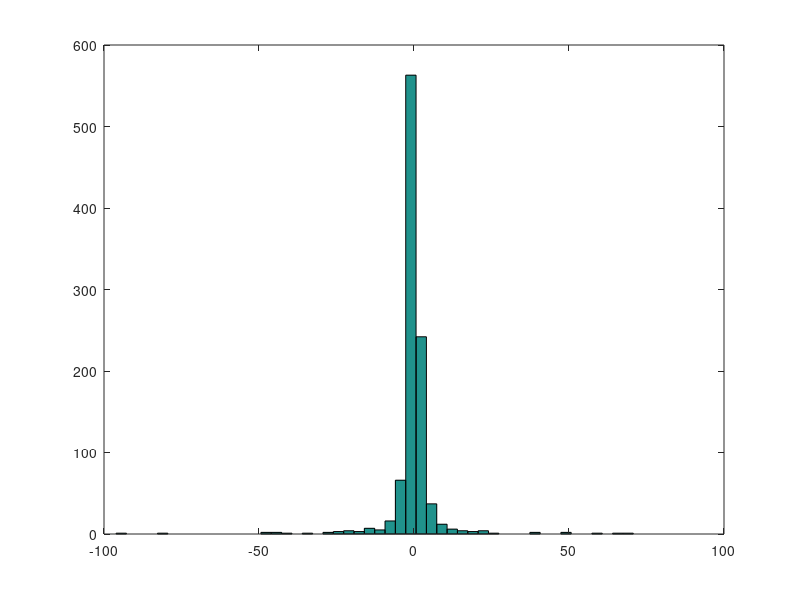
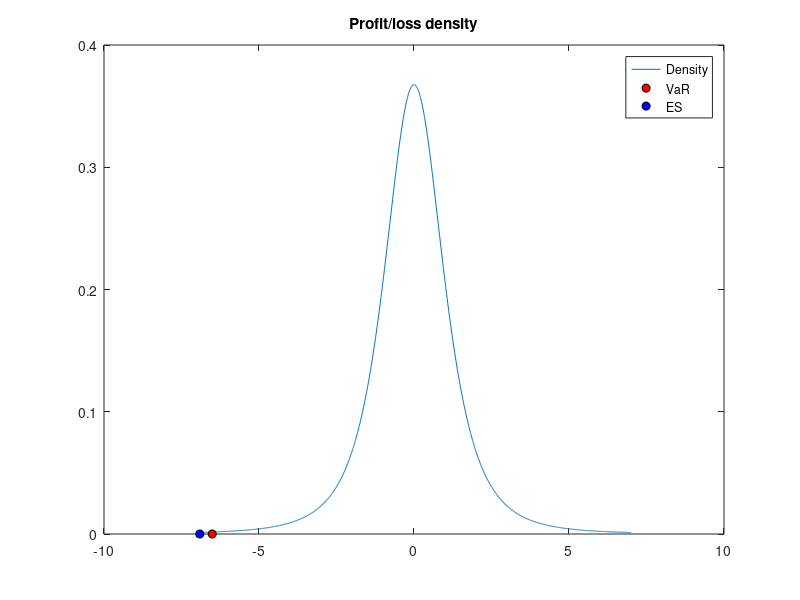

Write the MATLAB code that produced these figures, in order. (Note: this script raises an error after producing the figures.)
n = 1000;
df = 1;
t_sample = random('t',df,[n,1]);
L100 = length(t_sample(abs(t_sample)<100));
hist(t_sample(abs(t_sample)<100), 50)

t_pdf = @(v,x) gamma((v+1)/2)/(sqrt(v*pi)*gamma(v/2)).*(1+(x.^2)/v).^(-(v+1)/2);
n_pdf = @(x) exp(-x.^2/2)./sqrt(2*pi);

x= -7:0.01:7;
t_v3 = t_pdf(3,x);
figure(2)
plot(x,t_v3)
title('Profit/loss density')
VaR_5 =  quantile(t_v3,0.05);
I = find(t_v3(t_v3<VaR_5));
max(I)
hold on
plot(x(1,50),0,'ko','MarkerFaceColor','r','MarkerSize',6);
plot(x(1,10),0,'ko','MarkerFaceColor','b','MarkerSize',6);
hold off
legend('Density','VaR','ES')


t_v100 = t_pdf(100,x);
t_v200 = t_pdf(200,x);


n_plot = n_pdf(x); 
hold on
plot(x,t_v1, 'b')
plot(x,t_v100,'r')
plot(x, n_plot, 'k')
hold off

plot(x,t_v200-n_plot,'r')

% Caychy
x = -10:0.01:10;
c = 1./(pi*(1+x.^2));
%%%%%%%%%%%%%%%%%%%%%%%%%%
v = [1,2,5,10,100];
g = length(v);

t_sample = @(df) random('t',df,[n,1]);
T = arrayfun(@(df)t_sample(v(df)), 1:g, 'un', 0);
T = cell2mat(T);


for ii = 1:g
    figure(ii)
    [A,B] = hist(T(:,ii),50);
    scatter(B,A)
end

%%%%%%%%%%%%%%%%%%%%%%%%%%
df = 8;
phi = randn(n,1);
Y_inv = random('gam',df/2,2/df,[n,1]);
Y = 1./Y_inv;
X = sqrt(Y).*phi;
T = random('t',df,[n,1]);

figure(1)
hist(X, 50)


figure(2)
hist(T, 50)

%%%%%%%%%%%%%%%%%%%%%%%%%%
df = 2;
prec = random('gam',df/2,df/2,[n,1]);
sigma = (1./prec).^(0.5);
mu = zeros(n,1);
n_sample = random('norm',mu,sigma);


%%%%%%%%%%%%%%%%%%%%%%%%%%
chi2_sample =  random('chi2',df,[n,1]);
gamma_sample = random('gam',df/2,2,[n,1]);

figure(1)
hist(chi2_sample, 50)

figure(2)
hist(gamma_sample, 50)